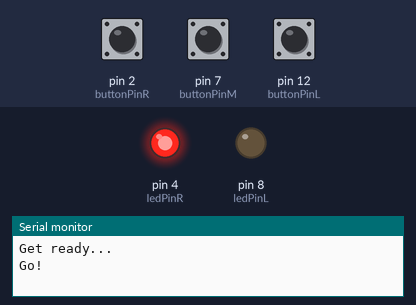
Recording of a sketch running on a simulated Arduino Uno, built with avr-gcc and run on an emulated ATmega328P. On the bench: output pins drawn as LEDs (lit = HIGH), the last lines printed to the serial monitor. The inputs (shaded band) are chosen by the test bench; at power-on: pin 7 (buttonPinM) HIGH, pin 2 (buttonPinR) LOW, pin 12 (buttonPinL) LOW. Random numbers use the default seed unless the sketch sets one.

Above: at 5.9 s.
6.0 s: pin 7 (buttonPinM) pulled LOW for 0.15 s
At 7.3 s:
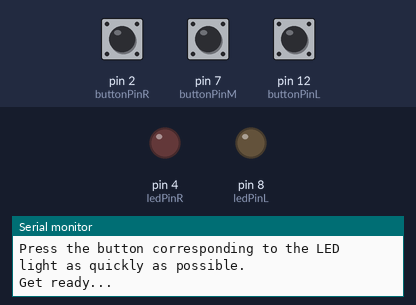
13.8 s: pin 7 (buttonPinM) pulled LOW for 1 s
At 15.6 s:
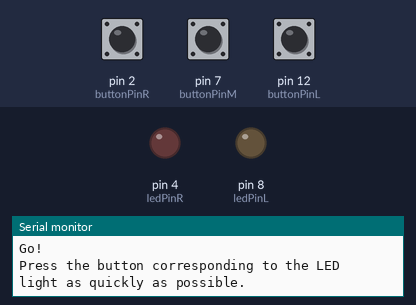
17.8 s: pin 7 (buttonPinM) pulled LOW for 3.2 s
At 18.4 s:
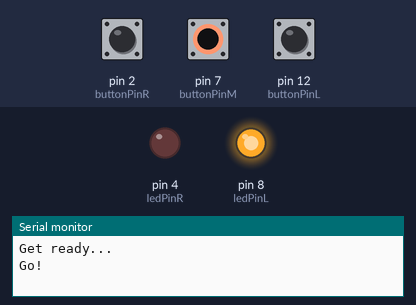
Timing chart, 0 to 25.0 s (numbered marks = the images above; inputs shaded):
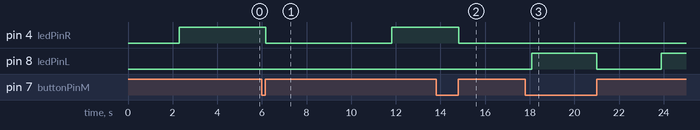

Measured:
- after the input at 6.0 s, pin 4 (ledPinR): HIGH → LOW after 0.16 s, → HIGH 5.7 s later
- after the input at 13.8 s, pin 4 (ledPinR): HIGH → LOW after 1.0 s

The sketch:

Digital_Electronics_-_Final_Project_Code.ino
```cpp
// Pin numbers, variables who will always be constant (L for Left, M for Middle, R for Right)
const int ledPinL = 8;
const int ledPinR = 4;
const int buttonPinL = 12;
const int buttonPinR = 2;
const int buttonPinM = 7;

// Initializing variables that can change
int ledLState = LOW;
int ledRState = LOW;
int buttonLState;
int buttonRState;
int buttonMState;
int lastButtonLState = LOW;  //
int lastButtonRState = LOW;  // Previous reading from input pin (will be useful for debouncing)
int lastButtonMState = LOW;  //
int mButtonPressed = LOW;
int pinSelect;
unsigned int startTime = 0;     //
unsigned int endTime = 0;       // Will only store positive values
unsigned int reactionTime = 0;  //

int long ranDelay = 0; // Time is measured in milliseconds, variable may be long

// Debounce is needed to make sure that a button is definitely pressed;
// Without debounce, pressing a button once may cause unpredictable results
unsigned long lastDebounceTime = 0; // last time the output pin was toggled
unsigned long debounceDelay = 10; // means we only want to accept a sample that was taken at least 10ms
                                  // after last sample

int gameReset = 1;
int takeReading = LOW;

// Will help in reading button pins
int readingL;
int readingM;
int readingR;

void setup()
{
  Serial.begin(9600); // Opens serial port and sets data rate to 9600 bytes per second
  pinMode(ledPinL, OUTPUT);
  pinMode(ledPinR, OUTPUT);
  pinMode(buttonPinL, INPUT);
  pinMode(buttonPinR, INPUT);
  pinMode(buttonPinM, INPUT);

  // set initial LED state
  digitalWrite(ledPinL, ledLState);
  digitalWrite(ledPinR, ledRState);
}

void loop(){

  if(gameReset == 1)
  {
    Serial.println("Push the middle button to start the game.");
    gameReset = 0; // Like seen at the bottom of code, game resets when middle button is pressed, then returns LOW for game to stasrt
    takeReading = LOW; // No reading of left and right button
    // Time variables are reset
    startTime = 0;
    endTime = 0;
    lastDebounceTime = 0;
    reactionTime = 0;
  }

  if(mButtonPressed == HIGH)
  {
    digitalWrite(ledPinL, LOW);
    digitalWrite(ledPinR, LOW);
    pinSelect = random(1,3); // Chooses a random number, either 1 or 2, which determines the LED that's going to light up
    Serial.println("Press the button corresponding to the LED light as quickly as possible.");
    delay(1000);
    Serial.println("Get ready...");
    delay(1000);

    if(pinSelect == 1) // Left LED pin selected
    {
      ranDelay = random(5000); // Random delay between 1 and 6 seconds after the "Get ready..." quote
      delay(ranDelay);
      Serial.println("Go!");
      digitalWrite(ledPinL, HIGH);
      digitalWrite(ledPinR, LOW);
      startTime = millis();
      ledLState == HIGH; // Setting these variables is important to verify
      ledRState == LOW;  // if user has pressed the right corresponding button to LED
    }

    else // Right LED pin selected instead
    {
      ranDelay = random(5000); // Random delay between 1 and 6 seconds after the "Get ready..." quote
      delay(ranDelay);
      Serial.println("Go!");
      digitalWrite(ledPinL, LOW);
      digitalWrite(ledPinR, HIGH);
      startTime = millis();
      ledLState == LOW; // Setting these variables is important to verify
      ledRState == HIGH;  // if user has pressed the right corresponding button to LED
    }
    mButtonPressed = LOW; // Will be set to HIGH towards the bottom of the code
  }

  readingM = digitalRead(buttonPinM); // reads middle button, returns HIGH or LOW

  if(takeReading == HIGH)
  // as seen in bottom of code, takeReading returns HIGH when middle button is pressed
  {
    if (pinSelect == 1) // Left LED lights up
    {
      readingL = digitalRead(buttonPinL);
      readingR = digitalRead(buttonPinR);
    }
    if (pinSelect == 2) // Right LED lights up
    {
      readingR = digitalRead(buttonPinR);
      readingL = digitalRead(buttonPinL);
    }
  }

  // Check for how long any of the buttons have been activated
  // (i.e. for how long the switch has changed), either by noise or by pressing
  if(readingL != lastButtonLState || readingM != lastButtonMState || readingR != lastButtonRState)
  {
    lastDebounceTime = millis();
    // Will always reset debouncing timer every time button has been pressed / activated by noise
  }

  if ((millis() - lastDebounceTime) > debounceDelay) // i.e. has enough time passed from the previous input
                                                     // for the new input to be legitimate (> 50ms)
  {
    if (readingL != buttonLState) // When readingL is HIGH and buttonLState is LOW
    {
      buttonLState = readingL; // becomes HIGH

      if (buttonLState == HIGH && pinSelect == 1) // Executes the statement only if left button is pressed when left LED lights up
      {
        endTime = millis();
        Serial.print("Your reaction time is: ");
        reactionTime =(endTime - startTime);
        Serial.print(reactionTime);
        Serial.print("ms.");
        Serial.println();
        gameReset = 1; // Game resets and goes to beginning of loop when middle button is pushed
      }
      if (buttonLState == HIGH && pinSelect == 2) // If left button is pressed when right LED lighted up actually
      {
        Serial.println("Wrong button. Please pay attention next time.");
        gameReset = 1;
      }
    }
    if (readingR != buttonRState) // When readingR is HIGH and buttonRState is LOW
      {
      buttonRState = readingR; // becomes HIGH

      if (buttonRState == HIGH && pinSelect == 2) // Executes the statement only if right button is pressed when right LED lights up
      {
        endTime = millis();
        Serial.print("Your reaction time is: ");
        reactionTime =(endTime - startTime);
        Serial.print(reactionTime);
        Serial.print("ms.");
        Serial.println();
        gameReset = 1; // Game resets and goes to beginning of loop when middle button is pushed
      }
      if (buttonRState == HIGH && pinSelect == 1) // If right button is pressed when left LED lighted up actually
      {
        Serial.println("Wrong button. Please pay attention next time.");
        gameReset = 1;
      }
      }

    if (readingM != buttonMState) // When middle button is pressed
     {
      buttonMState = readingM; // becomes HIGH

      if (buttonMState == HIGH)
      {
        mButtonPressed = HIGH; // Will return to beginning to loop to start new game
        takeReading = HIGH;
      }
     }
    }

    // Saving the readings so that next time through loop they will be "lastButtonState"
    lastButtonLState = readingL;
    lastButtonRState = readingR;
    lastButtonMState = readingM;
    }
```
